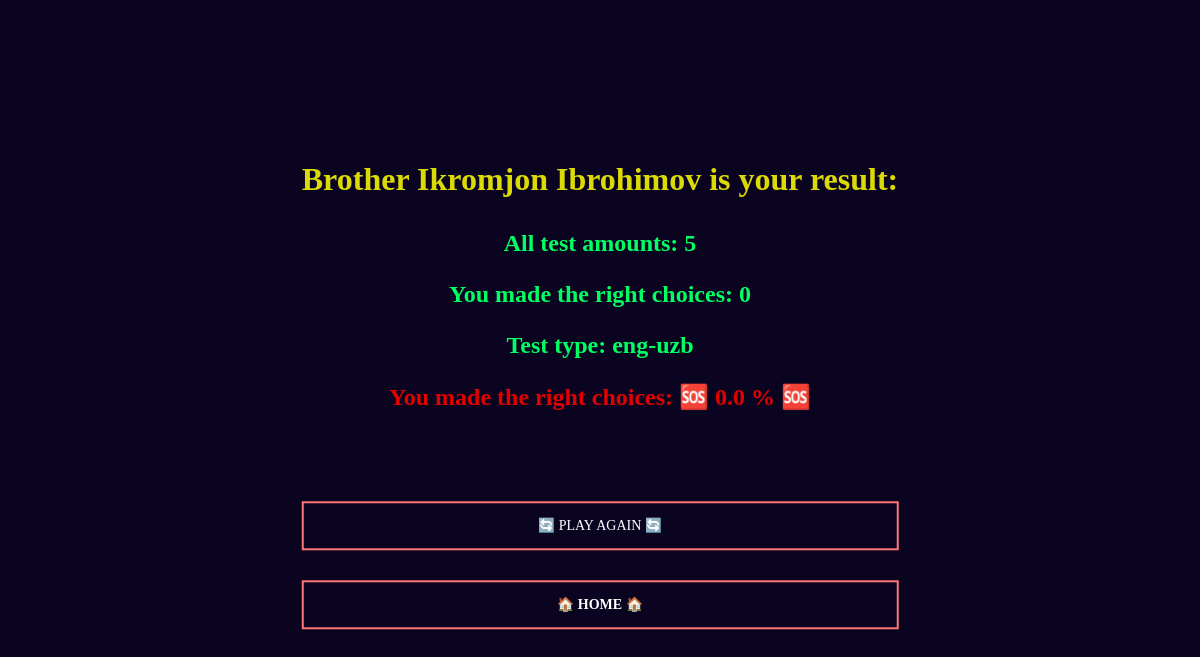
The page /result/ (signed in) on the database as committed earlier.
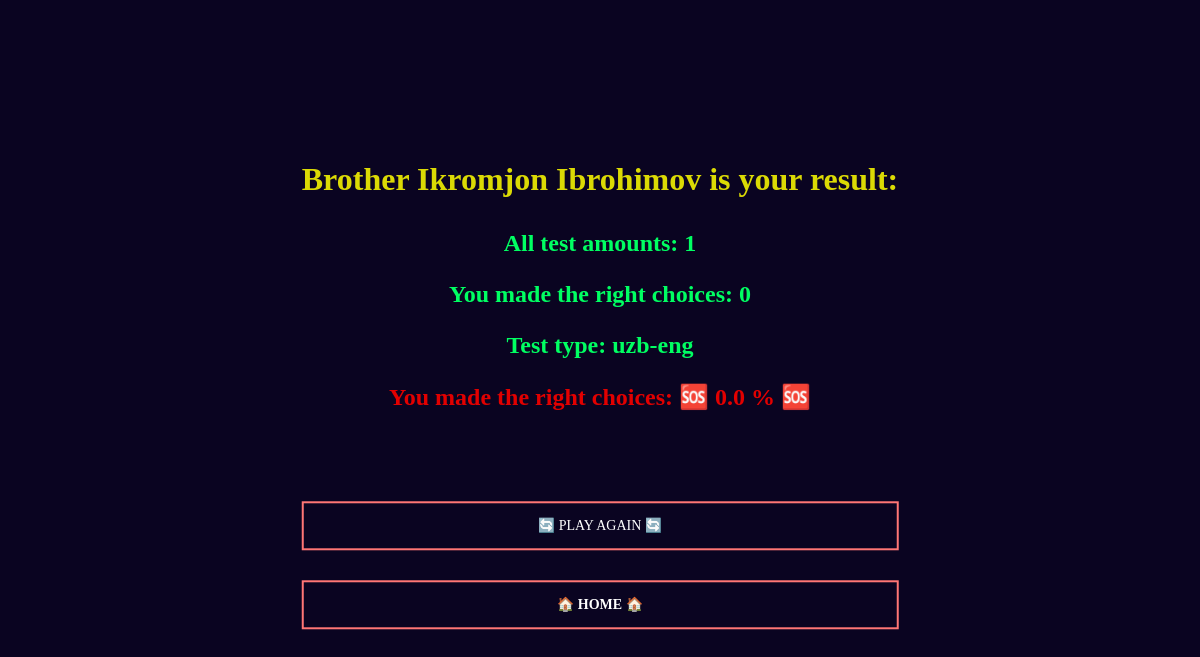
The same page on the database as committed later.
### mainapp/models.py (models this page shows, shortened)
class Amount(models.Model):
    amount_number = models.PositiveSmallIntegerField(default=1)
    amount = models.PositiveSmallIntegerField(default=2)
    from_unit = models.PositiveSmallIntegerField(default=1)
    to_unit = models.PositiveSmallIntegerField(default=2)
    language = models.CharField(max_length=10, default="eng-uzb")
    acceptance = models.PositiveSmallIntegerField(default=0)
    question_soz = models.PositiveIntegerField(default=1)
    profil = models.OneToOneField(Profil, on_delete=models.CASCADE)
    question_lar = models.CharField(max_length=3010, default="[]")
    book = models.PositiveSmallIntegerField(default=1)

### mainapp/result.py (the view, shortened to what this page needs)
# urls.py: path('result/', result)
def result(request):
    if request.user.is_authenticated:
        profil = Profil.objects.get(user=request.user)
        profil.last_activity = timezone.now()
        profil.save()
        amo = Amount.objects.get(profil__user=request.user)
        pr = Profil.objects.get(user=request.user)
        pr.test += amo.amount
        pr.acceptance += amo.acceptance
        whole = pr.acceptance + pr.rejection
        pr.percentage = pr.acceptance * 100 / whole * 1000 // 1000
        pr.save()
        question_lar = eval(amo.question_lar)
        mistakes_list = set()
        if pr.gender == "male":
            description = f"Brother {pr.name} is your result:"
        else:
            description = f"Sister {pr.name} is your result:"
        data = {"amount": amo.amount,
                "language": amo.language,
                "acceptance": amo.acceptance,
                "percentage": amo.acceptance * 100 / amo.amount * 1000 // 1000,
                "mistakes": mistakes_list,
                "description": description, }
        return render(request, "result.html", data)
    return redirect('/')

### templates/result.html (shortened to what this page needs)
<!DOCTYPE html>
<html lang="en">
<head>
</head>
<body bgcolor="#008000">
  <div class="middle">
    <h1 style="color:rgb(251, 251, 0, 0.865); text-align: center;">{{description}}</p></h1>
    <h2 ><p style="color:rgb(0, 255, 98); text-align: center;">All test amounts: {{amount}}</h2>
        <h2 ><p style="color:rgb(0, 255, 98); text-align: center;">You made the right choices: {{acceptance}}</h2>
          <h2 ><p style="color:rgb(0, 255, 98); text-align: center;">Test type: {{language}}</h2>
        {% if percentage > 99 %}
          <h2 style="color:rgba(0, 254, 8, 0.985); text-align: center;">Well done, 💯 PERFECT 💯</p></h2>
        {% elif percentage > 80 %}
          <h2 ><p style="color:rgb(38, 255, 0); text-align: center;">You made the right choices: {{percentage}} %</p></h2>
        {% elif percentage > 70 %}
          <h2 ><p style="color:rgb(188, 226, 0); text-align: center;">You made the right choices: {{percentage}} %</p></h2>
        {% elif percentage > 50 %}
          <h2 ><p style="color:rgb(226, 98, 0); text-align: center;">You made the right choices: {{percentage}} %</p></h2>
        {% else %}
          <h2 ><p style="color:rgb(226, 0, 0); text-align: center;">You made the right choices: 🆘 {{percentage}} % 🆘 </p></h2>
        {% endif %}
      <br>
    <br>
    <a href="/play_again/" class="btn btn1" style="text-align: center;">🔄 Play again 🔄</a>
    <h1><a href="/home_page/" class="btn btn1" style="text-align: center;">🏠 home 🏠</a></h1>
  </div>
</body>
</html>

Rows that differ between the two databases and show on the page:
removed Amount: language "eng-uzb"
added Amount: language "uzb-eng"
Other text that changed with them:
{{ amount }}: "5" → "1"
